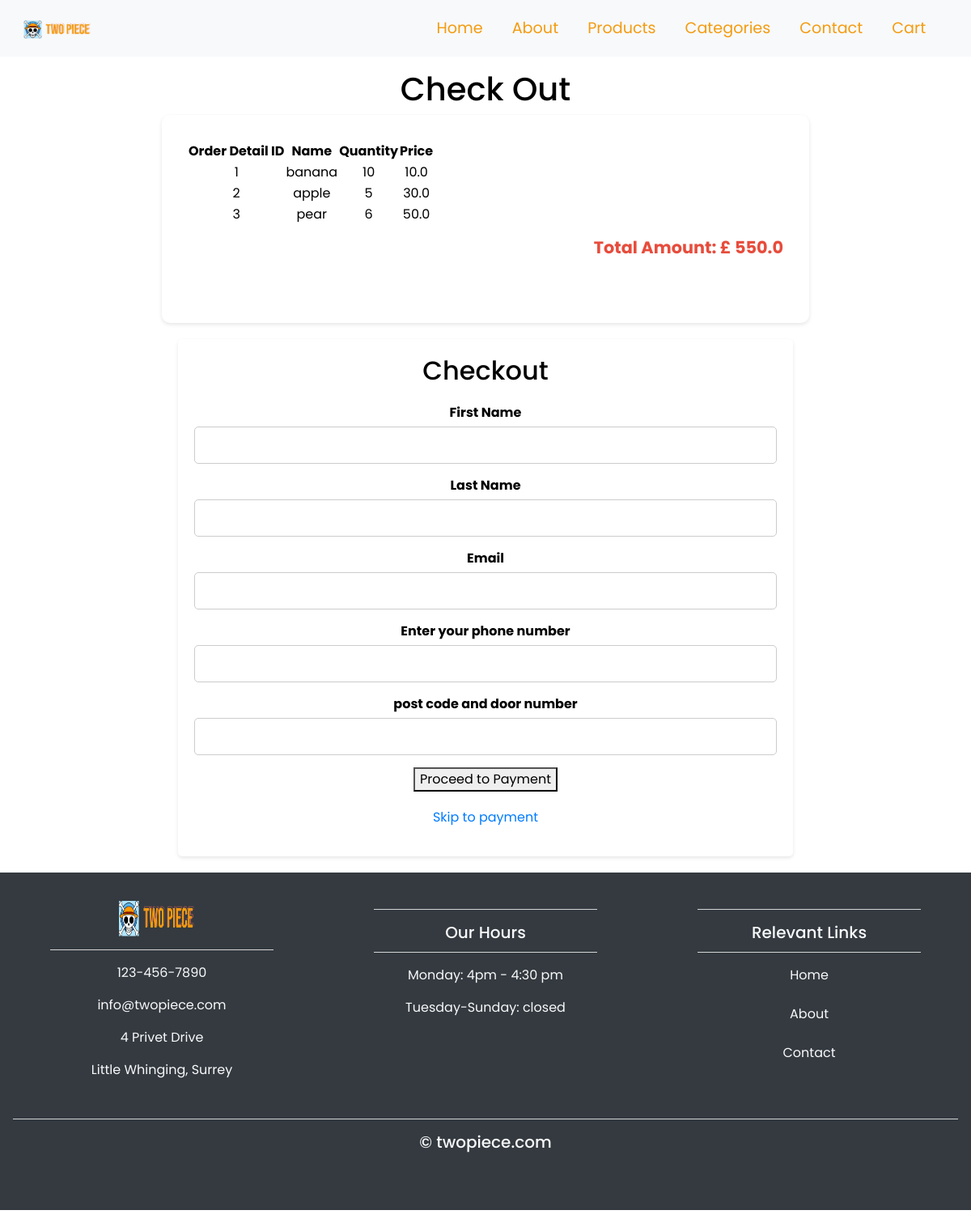
The app's page /checkout, older data.
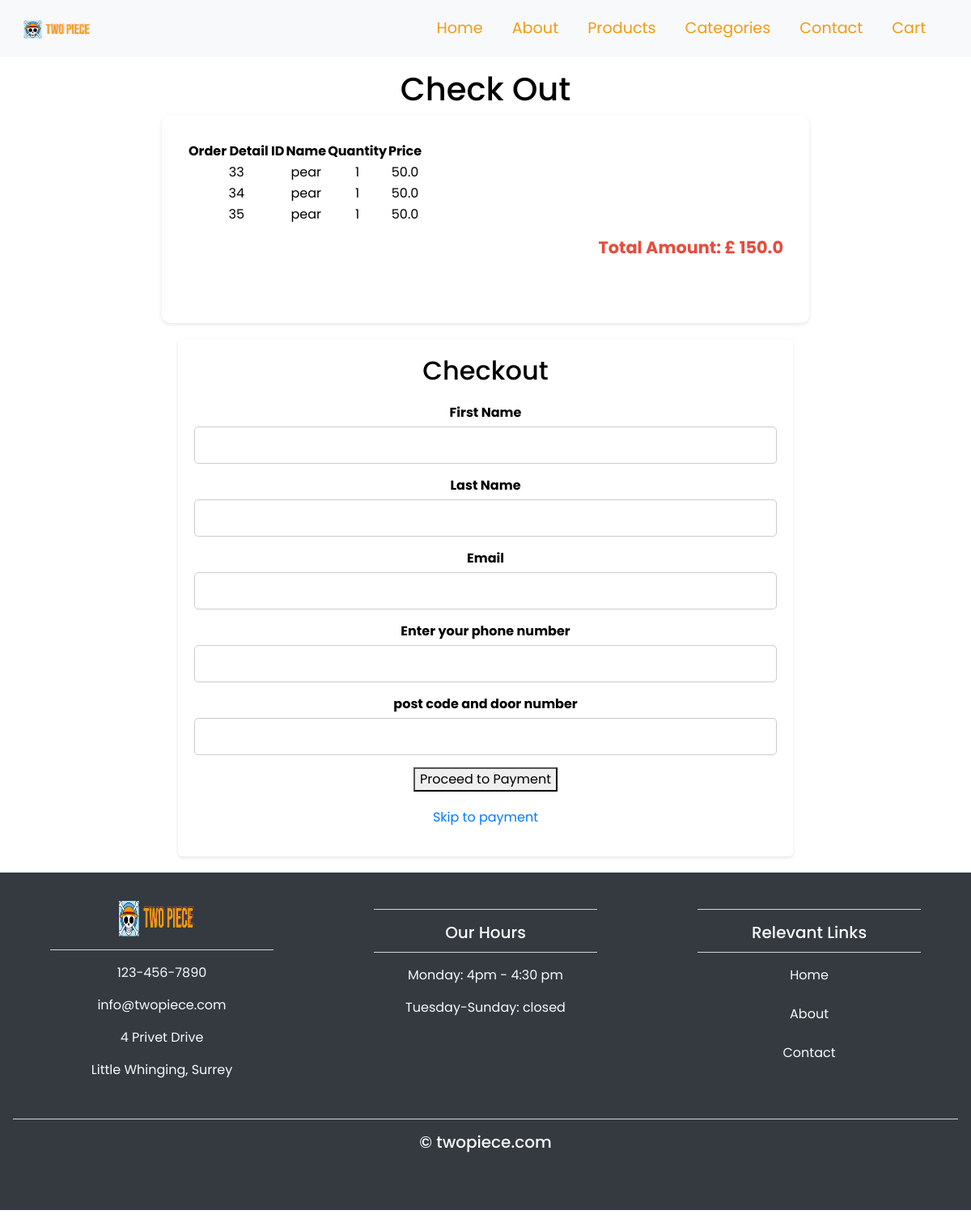
The same page, newer data.
### application/models.py (models this page shows)
class Order_detail(db.Model):
    order_detail_id = db.Column(db.Integer, primary_key=True)
    order_id = db.Column(db.Integer, db.ForeignKey('order.order_id'), nullable=False)
    product_id = db.Column(db.Integer, db.ForeignKey('product.product_id'), nullable=False)
    quantity = db.Column(db.Integer, nullable = False)
    price = db.Column(db.Float, nullable=False)

class Product(db.Model):
    product_id = db.Column(db.Integer, primary_key=True)
    name = db.Column(db.String(30), nullable=False)
    description = db.Column(db.String(500), nullable=False)
    price = db.Column(db.Float)
    stock_quantity = db.Column(db.Integer)
    order_details = db.relationship('Order_detail', backref='product')

### application/routes.py (the view, shortened to what this page needs)
@app.route('/checkout', methods=['GET', 'POST'])
def checkout():
    message = ""
    form = ShipForm()
    all_product = Product.query.all()
    all_orders = Order_detail.query.all()
    total_amount = sum([order.quantity * order.price for order in all_orders])
    return render_template('checkout.html', form=form, message=message, all_orders=all_orders, total_amount=total_amount, all_product=all_product)

### application/routes.py
class ShipForm(FlaskForm):
    first_name = StringField('First Name', validators=[
        DataRequired(),
        Length(min=4, max=30)])
    last_name = StringField('Last Name', validators=[
        DataRequired(),
        Length(min=2, max=30)])
    email = StringField('Email', validators=[
        DataRequired(),
        Length(min=2, max=60)])
    phone_num = StringField('Enter your phone number', validators=[
        DataRequired(),
        Length(min=5, max=16)])
    address = StringField('post code and door number', validators=[
        DataRequired(),
        Length(min=2, max=15)])
    submit = SubmitField('Click here to save your address')

### application/templates/checkout.html (shortened to what this page needs)
<!DOCTYPE html>
<html lang="en">
<head>
	<link rel="stylesheet" href="https://maxcdn.bootstrapcdn.com/bootstrap/4.0.0/css/bootstrap.min.css">
	<link href="\static\style.css" rel="stylesheet">
</head>
<body>
	{% include 'navbar.html' %}
    <header class="cart-header">
        <h1>Check Out</h1>
<main class="cart-main">
<div class=cart-items>
<table>
<tr>
<th>Order Detail ID</th>
<th>Name</th>
<th>Quantity</th>
<th>Price</th>
</tr>
<tr>
      {% for order in all_orders %}
<td>{{ order.order_detail_id }}</td>
<td>
       {% for product in all_product %}
       {% if product.product_id == order.product_id %}
           {{product.name}}
       {% endif %}
       {% endfor %}
</td>
<td>{{ order.quantity }}</td>
<td>{{ order.price }}</td>
</tr>
{% endfor %}
</table>
<h3 class="total">Total Amount: £ {{ total_amount }}</h3> <br>
</div>
</main>
<div class="checkout-container">
    <div class="form-container">
        <h2>Checkout</h2>
        <form method="POST" action="">
            <div class="form-group">
                <label for="first_name">{{ form.first_name.label }}</label>
                {{ form.first_name }}
            </div>
            <div class="form-group">
                <label for="last_name">{{ form.last_name.label }}</label>
                {{ form.last_name }}
            </div>
            <div class="form-group">
                <label for="email">{{ form.email.label }}</label>
                {{ form.email }}
            </div>
            <div class="form-group">
                <label for="phone_num">{{ form.phone_num.label }}</label>
                {{ form.phone_num }}
            </div>
            <div class="form-group">
                <label for="address">{{ form.address.label }}</label>
                {{ form.address }}
            </div>
            <button type="submit">Proceed to Payment</button>
            <p class="continue-link"><a href="{{ url_for('payment') }}">Skip to payment</a></p>
        </form>
    </div>
</div>
	<footer>
		<div class="container-fluid padding">
		<div class="row text-center">
			<div class="col-md-4">
				<img id="footer-logo" src="\static\two piece logo 2.png">
				<hr class="light">
				<p>123-456-7890</p>
				<p>info@twopiece.com</p>
				<p>4 Privet Drive</p>
				<p>Little Whinging, Surrey</p>
			</div>
			<div class="col-md-4">
				<hr class="light">
				<h5>Our Hours</h5>
				<hr class="light">
				<p>Monday: 4pm - 4:30 pm</p>
				<p>Tuesday-Sunday: closed</p>
			</div>
			<div class="col-md-4">
				<hr class="light">
				<h5>Relevant Links</h5>
				<hr class="light">
				<a class="footer-padding" href="{{ url_for('home') }}">Home</a>
				<br>
				<a class="footer-padding" href="{{ url_for('about') }}">About</a>
				<br>
				<a class="footer-padding" href="{{ url_for('contact') }}">Contact</a>
				<br>
			</div>
			<div class="col-12">
				<hr class="light-100">
				<h5>&copy; twopiece.com</h5>
			</div>
		</div>
		</div>
		</footer>
</body>
</html>

Row changes from the older to the newer data that the page shows:
removed Order_detail: order_detail_id "1", quantity "10", price "10.0"
no longer on this page (row unchanged): Product: name "banana", shown under "1"
removed Order_detail: order_detail_id "2", quantity "5", price "30.0"
no longer on this page (row unchanged): Product: name "apple", shown under "2"
removed Order_detail: order_detail_id "3", quantity "6", price "50.0", Product (name "pear")
added Order_detail: order_detail_id "33", quantity "1", price "50.0", Product (name "pear")
added Order_detail: order_detail_id "34", quantity "1", price "50.0", Product (name "pear")
added Order_detail: order_detail_id "35", quantity "1", price "50.0", Product (name "pear")
Text that changed along with them:
{{ total_amount }}: "550.0" → "150.0"
